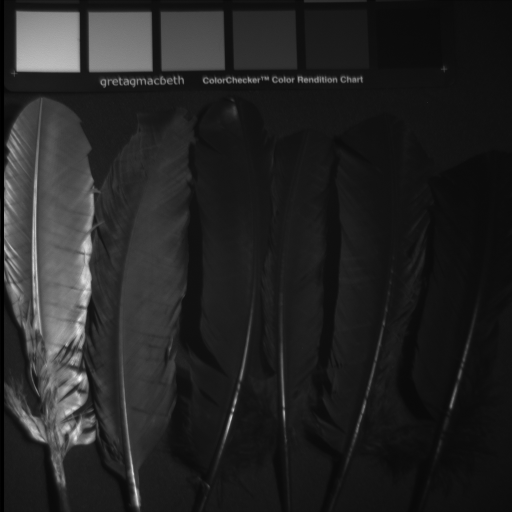
%> input picture OSVDPSNR/feathers/feathers_ms_02.png, 512 x 512 px
$ octave feathersOSVDPSNR.m   (GNU Octave 9; MATLAB toolbox functions it lacks are replaced by stand-ins)
%> lines starting %> are read from the running program, lines starting %| are printed output that depends on the picture
%OSVDPSNR
close all
clear all
clc

%reading and converting the image
I1=imread('feathers_ms_02.png');I2=imread('feathers_ms_05.png');
%> further down, I1 is the input picture: size 512x512 uint16; min 21, max 39503, mean 5709.4
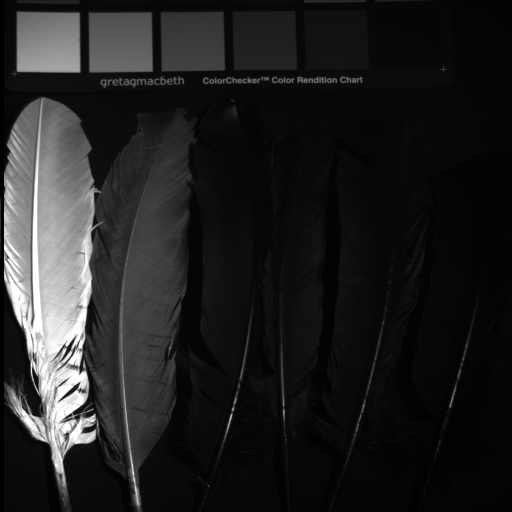
%> input picture OSVDPSNR/feathers/feathers_ms_05.png, 512 x 512 px
%> further down, I2 is the input picture: size 512x512 uint16; min 0, max 62067, mean 8175.9
I3=imread('feathers_ms_07.png');I4=imread('feathers_ms_12.png');
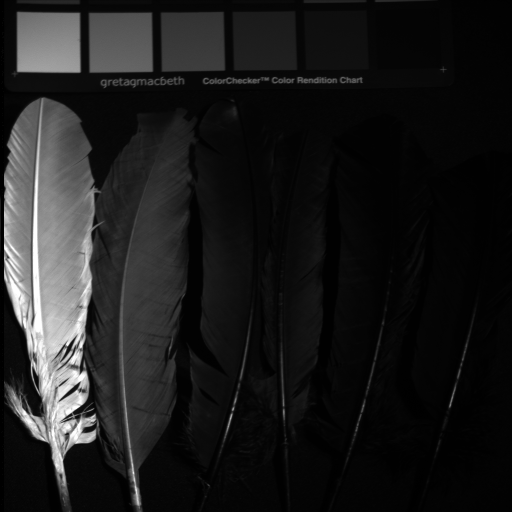
%> input picture OSVDPSNR/feathers/feathers_ms_07.png, 512 x 512 px
%> further down, I3 is the input picture: size 512x512 uint16; min 0, max 62251, mean 7118.2
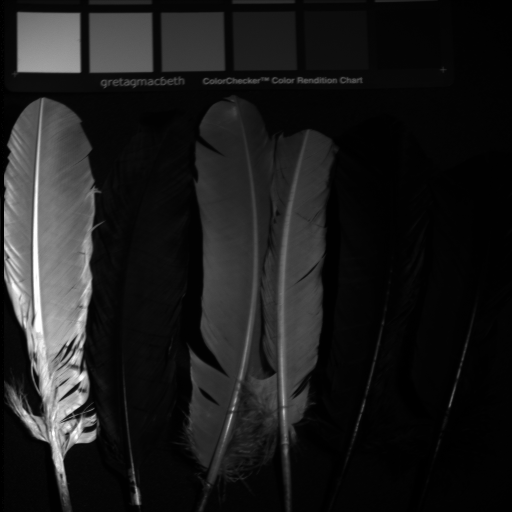
%> input picture OSVDPSNR/feathers/feathers_ms_12.png, 512 x 512 px
%> further down, I4 is the input picture: size 512x512 uint16; min 0, max 62293, mean 7064.4
I5=imread('feathers_ms_15.png');I6=imread('feathers_ms_20.png');
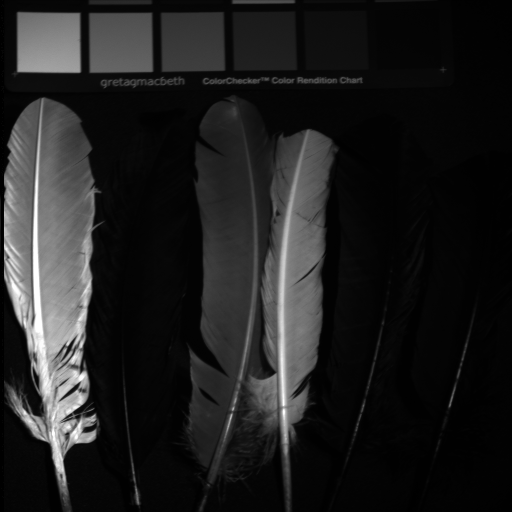
%> input picture OSVDPSNR/feathers/feathers_ms_15.png, 512 x 512 px
%> further down, I5 is the input picture: size 512x512 uint16; min 0, max 62177, mean 7794.3
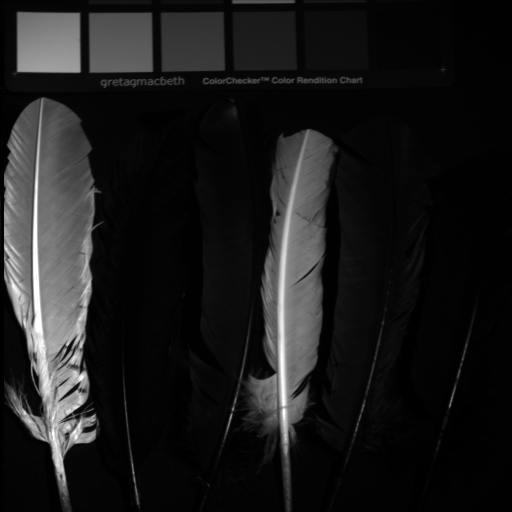
%> input picture OSVDPSNR/feathers/feathers_ms_20.png, 512 x 512 px
%> further down, I6 is the input picture: size 512x512 uint16; min 0, max 62249, mean 6777.9
%> (the run ends here)
